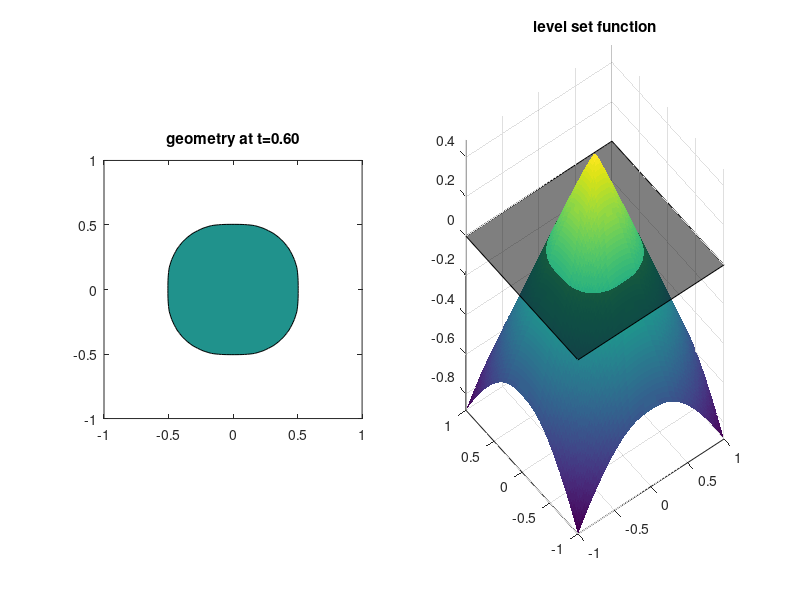

Write the MATLAB code that produced this figure.
%% level set methods
function LevelCal(method)
%-----------------------------------------------------------------------
nodesNum = 100;       % number of space gridpoints
dt = 8e-3;    % time step
tf = 0.6;    % final time
reinitNum = 100;       % number of reinitialization steps
nsteps = 10;  % number of steps with graphic output
%-----------------------------------------------------------------------
if nargin<1  % if the user didnt select the velocity type
    method = 2; 
end
nTimeStep = ceil(tf/dt); dt = tf/nTimeStep;
x = linspace(-1,1,nodesNum); y = linspace(-1,1,nodesNum); h = x(2)-x(1);
[X,Y] = meshgrid(x); ax = [min(x) max(x) min(y) max(y)];
%-----------------------------------------------------------------------
% initial phi 
P = zeros(nodesNum,nodesNum);
for i = 1:nodesNum
    for j = 1:nodesNum
        x(i) = -1 + (i-1) * h; 
        y(j) = -1 + (j-1) * h; 
        if isInside(x(i),y(j),0,0,1)
            P(i,j) = -1; 
        else 
            P(i,j) = 1; 
        end 
    end
end
%surf(x,y,P); hold on; axis ([ax]); 
%-----------------------------------------------------------------------
for it = 1:nTimeStep
    switch method
        case 1, F = 0.05;              % movement with constant velocity
        case 2, F = -curvature(P,h)*5e-3;    % movement under curvature
    end
        P = P-dt*FabsgradP(P,h,F);                        % level set update
    for ir = 1:reinitNum                               % reinitialization steps
        P = P-dt*FabsgradP(P,h,P./sqrt(P.^2+(2*h)^2),1);
    end

    if it==1 | floor(nsteps*it/nTimeStep)>floor(nsteps*(it-1)/nTimeStep) % visualization
        clf
        subplot(1,2,1), contourf(x,x,-P,[0 0],'k-') % this makes the graphs look better
        axis equal, axis(ax)
        title(sprintf('geometry at t=%0.2f',it*dt))
        subplot(1,2,2), surf(x,x,-P,'EdgeAlpha',.2), hold on
        patch([-1 1 1 -1],[-1 -1 1 1],[0 0 0 0],'k','FaceAlpha',.5); 
        hold off, axp = [min(0,min(min(-P))) max(0,max(max(-P)))];
        axis([ax axp]), title('level set function')
        drawnow
    end
end

%=======================================================================
function result= isInside(x,y,xc,yc,s)
    if abs((y-yc)) <= s/2 && abs((x-xc)) <= s/2
        result = true;
    else
        result = false;
    end
%--------------------------------------------------------------------------
% computing the gradient
function grad = gradi(P,h)
% computes normal 
Px = (P(3:end,:)-P(1:end-2,:))/(2*h); Px = Px([1 1:end end],:);
Py = (P(:,3:end)-P(:,1:end-2))/(2*h); Py = Py(:,[1 1:end end]);
grad = sqrt((Px.^2+Py.^2).^2);
% grad = min(max(F,-1/h),1/h);

%--------------------------------------------------------------------------
% computing the phix and phiy godunov
function dP = FabsgradP(P,h,F,c)
if nargin<4
    c = 0;
if nargin<3
    F = 1; 
end
end
DxP = diff(P)/h;   DxmP = DxP([1 1:end],:); DxpP = DxP([1:end end],:);
DyP = diff(P')'/h; DymP = DyP(:,[1 1:end]); DypP = DyP(:,[1:end end]);
Np = sqrt(max(DxmP,0).^2+min(DxpP,0).^2+max(DymP,0).^2+min(DypP,0).^2);
Nm = sqrt(min(DxmP,0).^2+max(DxpP,0).^2+min(DymP,0).^2+max(DypP,0).^2);
dP = max(F,0).*(Np-c)+min(F,0).*(Nm-c);
%--------------------------------------------------------------------------
function F = curvature(P,h)
% computes curvature by central differences
Pxx = diff(P([1 1:end end],:),2)/h^2;
Pyy = diff(P(:,[1 1:end end])',2)'/h^2;
Px = (P(3:end,:)-P(1:end-2,:))/(2*h); Px = Px([1 1:end end],:);
Py = (P(:,3:end)-P(:,1:end-2))/(2*h); Py = Py(:,[1 1:end end]);
Pxy = (Px(:,3:end)-Px(:,1:end-2))/(2*h); Pxy = Pxy(:,[1 1:end end]);
F = (Pxx.*Py.^2-2*Px.*Py.*Pxy+Pyy.*Px.^2)./(Px.^2+Py.^2).^1.5;
F = min(max(F,-1/h),1/h);